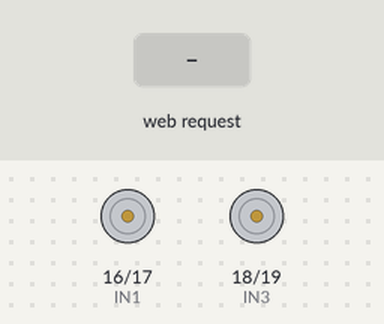
A sketch run on a simulated ESP32. On the bench: motor-driver pin pairs drawn as motors (green arrow = first pin HIGH = forward, orange = second pin HIGH = backward, longer = more drive). The test bench sets the inputs (shaded band). WiFi joins after 1.5 s; servers stay silent unless stated; what the sketch prints to the serial monitor is not drawn.

Above: at 2.7 s.
2.8 s: HTTP request GET /cmd?val=0 received
At 4.0 s:
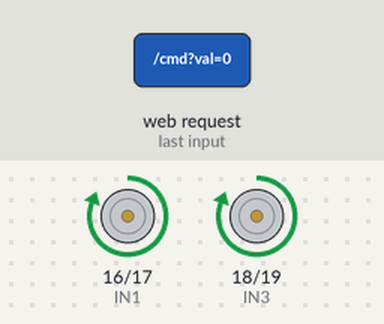
5.8 s: HTTP request GET /cmd?val=1 received
At 6.2 s:
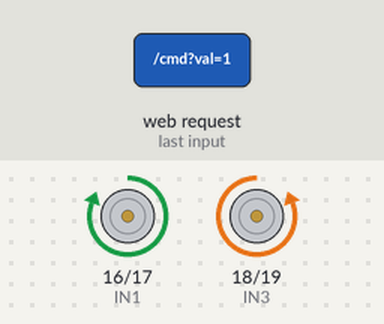
8.8 s: HTTP request GET /cmd?val=2 received
At 9.7 s:
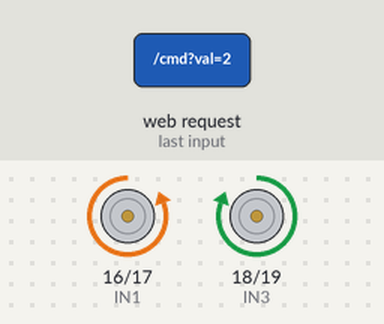
Timing chart, 0 to 11.8 s (numbered marks = the images above; inputs shaded):
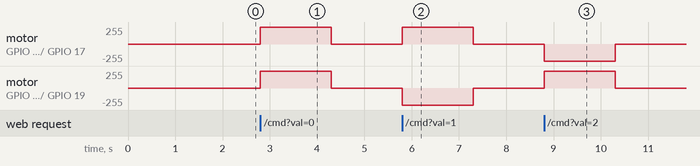

Measured:
- after the input at 2.8 s, motor on GPIO 16 (IN1) / GPIO 17 (IN2), motor on GPIO 18 (IN3) / GPIO 19 (IN4): stopped → forward 255/255 at once, → stopped 1.5 s later
- after the input at 5.8 s, motor on GPIO 16 (IN1) / GPIO 17 (IN2): stopped → forward 255/255 at once, → stopped 1.5 s later; motor on GPIO 18 (IN3) / GPIO 19 (IN4): stopped → backward 255/255 at once, → stopped 1.5 s later
- after the input at 8.8 s, motor on GPIO 16 (IN1) / GPIO 17 (IN2): stopped → backward 255/255 at once, → stopped 1.5 s later; motor on GPIO 18 (IN3) / GPIO 19 (IN4): stopped → forward 255/255 at once, → stopped 1.5 s later

The sketch:

esp_connect_wifi.ino
```cpp
#include <WiFi.h>
#include <WebServer.h>

const char* ssid = "iPad";
const char* password = "pacarkakjosh";

WebServer server(80);

// pin driver motor MX1508
const int IN1 = 16;
const int IN2 = 17;
const int IN3 = 18;
const int IN4 = 19;

// timer failsafe (buat ngecek koneksi putus)
unsigned long lastCommandTime = 0;
const unsigned long TIMEOUT_MS = 1500; // klo 1.5 detik ga ada data dari Python jadi berhenti

void robotMaju() {
  digitalWrite(IN1, HIGH);
  digitalWrite(IN2, LOW);
  digitalWrite(IN3, HIGH);
  digitalWrite(IN4, LOW);
}

void robotBelokKanan() {
  digitalWrite(IN1, HIGH);
  digitalWrite(IN2, LOW);  // kiri maju
  digitalWrite(IN3, LOW);
  digitalWrite(IN4, HIGH); // kanan mundur
}

void robotBelokKiri() {
  digitalWrite(IN1, LOW);
  digitalWrite(IN2, HIGH); // kiri mundur
  digitalWrite(IN3, HIGH);
  digitalWrite(IN4, LOW);  // kanan maju
}

void robotStop() {
  digitalWrite(IN1, LOW);
  digitalWrite(IN2, LOW);
  digitalWrite(IN3, LOW);
  digitalWrite(IN4, LOW);
}

void handleCommand() {
  if (server.hasArg("val")) {
    String command = server.arg("val");
    lastCommandTime = millis(); // reset timer tiap kali perintah masuk

    // command marker aruco
    if (command == "0") {
      robotMaju();
      Serial.println(">>> [ROBOT] 0: MAJU LURUS");
    }
    else if (command == "1") {
      robotBelokKanan();
      Serial.println(">>> [ROBOT] 1: BELOK KANAN");
    }
    else if (command == "2") {
      robotBelokKiri();
      Serial.println(">>> [ROBOT] 2: BELOK KIRI");
    }
    else if (command == "3") {
      robotStop();
      Serial.println(">>> [ROBOT] 3: BERHENTI / STOP");
    }

    server.send(200, "text/plain", "OK");
  } else {
    server.send(400, "text/plain", "Bad Request");
  }
}

void setup() {
  Serial.begin(115200);

  pinMode(IN1, OUTPUT);
  pinMode(IN2, OUTPUT);
  pinMode(IN3, OUTPUT);
  pinMode(IN4, OUTPUT);

  robotStop();

  WiFi.begin(ssid, password);
  Serial.print("Connecting to WiFi");
  while (WiFi.status() != WL_CONNECTED) {
    delay(500);
    Serial.print(".");
  }

  Serial.println("\nWiFi Connected!");
  Serial.print("IP Address ESP32: ");
  Serial.println(WiFi.localIP());

  server.on("/cmd", handleCommand);
  server.begin();

  lastCommandTime = millis();
}

void loop() {
  server.handleClient();

  // klo wifi atau python diem lebih dari 1.5 detik, matiin pin motor langsung ke 0 (LOW)
  if (millis() - lastCommandTime > TIMEOUT_MS) {
    robotStop();
  }
}
```
